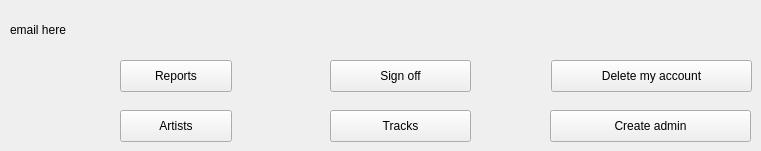
    <widget class="QWidget" name="adminAccPage">
     <widget class="QLabel" name="adminAcc_emailLabel">
      <property name="geometry">
       <rect>
        <x>10</x>
        <y>20</y>
        <width>431</width>
        <height>20</height>
       </rect>
      </property>
      <property name="text">
       <string>email here</string>
      </property>
     </widget>
     <widget class="QPushButton" name="adminAcc_signOffButton">
      <property name="geometry">
       <rect>
        <x>330</x>
        <y>60</y>
        <width>141</width>
        <height>32</height>
       </rect>
      </property>
      <property name="text">
       <string>Sign off</string>
      </property>
     </widget>
     <widget class="QPushButton" name="adminAcc_deleteMyAccButton">
      <property name="geometry">
       <rect>
        <x>551</x>
        <y>60</y>
        <width>201</width>
        <height>32</height>
       </rect>
      </property>
      <property name="text">
       <string>Delete my account</string>
      </property>
     </widget>
     <widget class="QPushButton" name="adminAcc_createAdminButton">
      <property name="geometry">
       <rect>
        <x>550</x>
        <y>110</y>
        <width>201</width>
        <height>32</height>
       </rect>
      </property>
      <property name="text">
       <string>Create admin</string>
      </property>
     </widget>
     <widget class="QPushButton" name="adminAcc_reportsButton">
      <property name="geometry">
       <rect>
        <x>120</x>
        <y>60</y>
        <width>112</width>
        <height>32</height>
       </rect>
      </property>
      <property name="text">
       <string>Reports</string>
      </property>
     </widget>
     <widget class="QPushButton" name="adminAcc_artistsButton">
      <property name="geometry">
       <rect>
        <x>120</x>
        <y>110</y>
        <width>112</width>
        <height>32</height>
       </rect>
      </property>
      <property name="text">
       <string>Artists</string>
      </property>
     </widget>
     <widget class="QPushButton" name="adminAcc_tracksButton">
      <property name="geometry">
       <rect>
        <x>330</x>
        <y>110</y>
        <width>141</width>
        <height>32</height>
       </rect>
      </property>
      <property name="text">
       <string>Tracks</string>
      </property>
     </widget>
    </widget>
